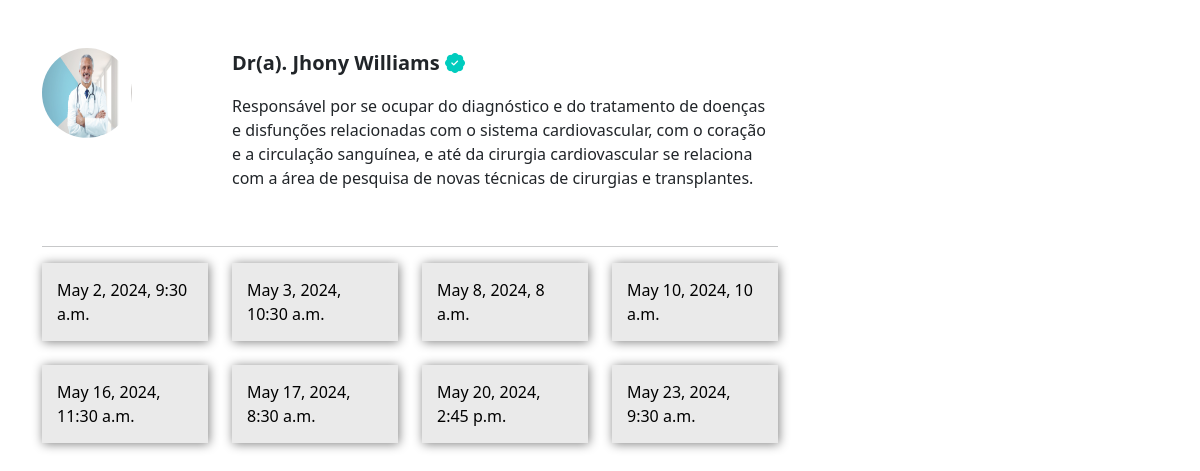
/pacientes/escolher_horario/19/ (signed in), run on the app's committed database.
### medico/models.py (models this page shows, shortened)
class DadosMedico(models.Model):
    crm = models.CharField(max_length=30)
    nome = models.CharField(max_length=100)
    cep = models.CharField(max_length=15)
    rua = models.CharField(max_length=100)
    bairro = models.CharField(max_length=100)
    numero = models.IntegerField()
    rg = models.ImageField(upload_to="rgs")
    cedula_identidade_medica = models.ImageField(upload_to='cim')
    foto = models.ImageField(upload_to="fotos_perfil")
    user = models.ForeignKey(User, on_delete=models.DO_NOTHING)
    descricao = models.TextField(null=True, blank=True)
    especialidade = models.ForeignKey(Especialidades, on_delete=models.DO_NOTHING, null=True, blank=True)
    valor_consulta = models.FloatField(default=100)

class DatasAbertas(models.Model):
    data = models.DateTimeField()
    user = models.ForeignKey(User, on_delete=models.DO_NOTHING)
    agendado = models.BooleanField(default=False)

### paciente/views.py (the view)
# urls.py: path('escolher_horario/<int:id_dados_medicos>/', views.escolher_horario, name="escolher_horario"),
@login_required
def escolher_horario(request, id_dados_medicos):
    if request.method == "GET":
        medico = DadosMedico.objects.get(id=id_dados_medicos)
        datas_abertas = DatasAbertas.objects.filter(user=medico.user).filter(data__gte=datetime.now()).filter(agendado=False)
        return render(request, 'escolher_horario.html', {'medico': medico, 'datas_abertas': datas_abertas,'is_medico':is_medico(request.user)})

### medico/models.py (called while the page is built)
def is_medico(user):
    return DadosMedico.objects.filter(user=user).exists()

### paciente/templates/escolher_horario.html (shortened to what this page needs)
{% extends "base.html" %}
{% load static %}
{% block 'head' %}
<link rel="stylesheet" href="{% static 'medicos/css/abrir_horario.css' %}">
<link rel="stylesheet" href="{% static 'usuarios/css/usuarios.css' %}">
<link rel="stylesheet" href="{% static 'medicos/css/cadastro_medico.css' %}">
<link rel="stylesheet" href="{% static 'pacientes/css/home.css' %}">
<link rel="stylesheet" href="https://cdn.jsdelivr.net/npm/bootstrap-icons@1.11.3/font/bootstrap-icons.min.css">
{% endblock 'head' %}
{% block 'body' %}
<div class="container">
    <br><br>
    <div class="row">
        <div class="col-md-8">
            <div class="row">
                <div class="col-md-3"><img src="{{medico.foto.url}}" class="foto-perfil-card" alt=""></div>
                <div class="col-md">
                    <p style="font-size: 20px" class="p-bold">Dr(a). {{medico.nome}} <i
                            class="bi bi-patch-check-fill icon-main"></i></p>
                    <p>{{medico.descricao}}</p>
                </div>
            </div>
            <br>
            <hr>
            <div class="row">
                {% for data_aberta in datas_abertas %}
                <div class="col-md-3">
                    <a class="link" href="{% url 'agendar_horario' data_aberta.id %}">
                        <div class='selecionar-dia'>
                            <div class="conteudo-data">
                                {{data_aberta.data}}
                            </div>
                        </div>
                    </a>
                    <br>
                </div>
                {% endfor %}
            </div>
        </div>
        <div class="col-md-4">
        </div>
    </div>
</div>
{% endblock 'body' %}

### templates/static/geral/css/base.css (style rules this page uses)
:root { --main-color: #00CCBE;--dark-color: #09A6A3;--contrast-color: #FFD686; }
.p-bold { font-weight: bold; }

### templates/static/pacientes/css/home.css (style rules this page uses)
.foto-perfil-card { width: 90px; height: 90px; border-radius: 45px; }
.icon-main { color: var(--main-color); }
.link { text-decoration: none; }
.selecionar-dia { width: 100%; background-color: #EAEAEA; box-shadow: 1px 1px 10px gray; }
.conteudo-data { padding: 15px; color: black; }

### data on the page
DadosMedico: foto (picture), nome "Jhony Williams", descricao "Responsável por se ocupar do diagnóstico e do tratamento de doenças e disfunções relacionadas com o sistema cardiovascular, com o coração e a circulação sanguínea, e até da cirurgia cardiovascular se relaciona com a área de pesquisa de novas técnicas de cirurgias e transplantes."
DatasAbertas: data "May 2, 2024, 9:30 a.m."
DatasAbertas: data "May 3, 2024, 10:30 a.m."
DatasAbertas: data "May 8, 2024, 8 a.m."
DatasAbertas: data "May 10, 2024, 10 a.m."
DatasAbertas: data "May 16, 2024, 11:30 a.m."
DatasAbertas: data "May 17, 2024, 8:30 a.m."
DatasAbertas: data "May 20, 2024, 2:45 p.m."
DatasAbertas: data "May 23, 2024, 9:30 a.m."
